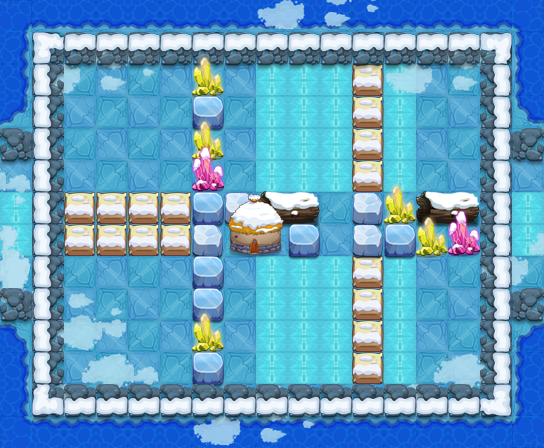

A 2D game scene composited from a Tiled map and its tileset images. What follows is a short description and the map's XML, with each tile layer's data collapsed to a summary:
An orthogonal 17x14 tile map with 32x32 px tiles, 13 tile layers (PASS, 块层 2, 块层 17, 块层 16, ...) and 15 objects (10x TRAP, 4x bybjx4, PLAYER).

<map version="1.0" orientation="orthogonal" width="17" height="14" tilewidth="32" tileheight="32">
 <properties>
  <property name="DESTRY1" value="96" />
  <property name="DESTRY2" value="98" />
  <property name="DESTRY3" value="219" />
  <property name="DESTRY4" value="119" />
  <property name="DESTRY_COUNT" value="4" />
  <property name="EXP" value="1370" />
  <property name="ITEM" value="D053" />
  <property name="LOSE_SCRIPT" value="" />
  <property name="MONEY" value="2055" />
  <property name="START_SCRIPT" value="" />
  <property name="WIN_SCRIPT" value="" />
 </properties>
 <tileset firstgid="1" name="jdbl2" tilewidth="32" tileheight="32">
  <image source="jdbl2.png" width="500" height="500" />
 </tileset>
 <layer name="PASS" width="17" height="14">
  <data>[238 cells, 148 non-empty, 11 distinct tile ids]</data>
 </layer>
 <layer name="块层 2" width="17" height="14">
  <data>[238 cells, 152 non-empty, 13 distinct tile ids]</data>
 </layer>
 <layer name="块层 17" width="17" height="14">
  <data>[238 cells, 58 non-empty, 9 distinct tile ids]</data>
 </layer>
 <layer name="块层 16" width="17" height="14">
  <data>[238 cells, 80 non-empty, 9 distinct tile ids]</data>
 </layer>
 <layer name="块层 3" width="17" height="14">
  <data>[238 cells, 54 non-empty, 1 distinct tile ids]</data>
 </layer>
 <layer name="块层 4" width="17" height="14">
  <data>[238 cells, 50 non-empty, 2 distinct tile ids]</data>
 </layer>
 <layer name="块层 5" width="17" height="14">
  <data>[238 cells, 24 non-empty, 8 distinct tile ids]</data>
 </layer>
 <layer name="SHELTER 9" width="17" height="14">
  <data>[238 cells, 1 non-empty, 1 distinct tile ids]</data>
 </layer>
 <layer name="SHELTER 6" width="17" height="14">
  <data>[238 cells, 4 non-empty, 4 distinct tile ids]</data>
 </layer>
 <layer name="SHELTER 5" width="17" height="14">
  <data>[238 cells, 5 non-empty, 3 distinct tile ids]</data>
 </layer>
 <layer name="SHELTER 4" width="17" height="14">
  <data>[238 cells, 1 non-empty, 1 distinct tile ids]</data>
 </layer>
 <layer name="SHELTER 3" width="17" height="14">
  <data>[238 cells, 1 non-empty, 1 distinct tile ids]</data>
 </layer>
 <layer name="SHELTER 1" width="17" height="14">
  <data>[238 cells, 2 non-empty, 2 distinct tile ids]</data>
 </layer>
 <objectgroup name="对象层 1" width="17" height="14">
  <object name="PLAYER" type="PLAYER" x="64" y="64" width="32" height="32" />
  <object name="bybjx4" x="96" y="320" width="32" height="32">
   <properties>
    <property name="buff_type" value="ice_shell" />
    <property name="lua_ai" value="monster_bybjx_ai" />
    <property name="quality" value="bybjx4.quality" />
   </properties>
  </object>
  <object name="bybjx4" x="288" y="64" width="32" height="32">
   <properties>
    <property name="buff_type" value="ice_shell" />
    <property name="lua_ai" value="monster_bybjx_ai" />
    <property name="quality" value="bybjx4.quality" />
   </properties>
  </object>
  <object name="bybjx4" x="416" y="96" width="32" height="32">
   <properties>
    <property name="buff_type" value="ice_shell" />
    <property name="lua_ai" value="monster_bybjx_ai" />
    <property name="quality" value="bybjx4.quality" />
   </properties>
  </object>
  <object name="bybjx4" x="416" y="320" width="32" height="32">
   <properties>
    <property name="buff_type" value="ice_shell" />
    <property name="lua_ai" value="monster_bybjx_ai" />
    <property name="quality" value="bybjx4.quality" />
   </properties>
  </object>
  <object name="ice_road" type="TRAP" x="256" y="64" width="96" height="128">
   <properties>
    <property name="lua_ai" value="ice_road_ai" />
   </properties>
  </object>
  <object name="ice_road" type="TRAP" x="384" y="64" width="32" height="128">
   <properties>
    <property name="lua_ai" value="ice_road_ai" />
   </properties>
  </object>
  <object name="ice_road" type="TRAP" x="256" y="256" width="96" height="128">
   <properties>
    <property name="lua_ai" value="ice_road_ai" />
   </properties>
  </object>
  <object name="ice_road" type="TRAP" x="384" y="256" width="32" height="128">
   <properties>
    <property name="lua_ai" value="ice_road_ai" />
   </properties>
  </object>
  <object name="mp1" type="TRAP" x="160" y="256" width="32" height="32">
   <properties>
    <property name="trap_ani" value="mp.actor" />
    <property name="trap_floor" value="true" />
    <property name="trap_id" value="0" />
    <property name="trap_script" value="trap_moveto(&quot;PLAYER&quot;, &quot;mp1&quot;,target(&quot;mp2&quot;):getX(),target(&quot;mp2&quot;):getY() );" />
    <property name="trap_sound_id" value="1" />
    <property name="trap_start_mode" value="0" />
    <property name="trap_state" value="open" />
   </properties>
  </object>
  <object name="mp2" type="TRAP" x="224" y="160" width="32" height="32">
   <properties>
    <property name="trap_ani" value="mp.actor" />
    <property name="trap_floor" value="true" />
    <property name="trap_id" value="0" />
    <property name="trap_script" value="trap_moveto(&quot;PLAYER&quot;, &quot;mp2&quot;,target(&quot;mp1&quot;):getX(),target(&quot;mp1&quot;):getY() );" />
    <property name="trap_sound_id" value="1" />
    <property name="trap_start_mode" value="0" />
    <property name="trap_state" value="open" />
   </properties>
  </object>
  <object name="mp3" type="TRAP" x="160" y="160" width="32" height="32">
   <properties>
    <property name="trap_ani" value="mp.actor" />
    <property name="trap_floor" value="true" />
    <property name="trap_id" value="0" />
    <property name="trap_script" value="trap_moveto(&quot;PLAYER&quot;, &quot;mp3&quot;,target(&quot;mp4&quot;):getX(),target(&quot;mp4&quot;):getY() );" />
    <property name="trap_sound_id" value="1" />
    <property name="trap_start_mode" value="0" />
    <property name="trap_state" value="open" />
   </properties>
  </object>
  <object name="mp4" type="TRAP" x="224" y="256" width="32" height="32">
   <properties>
    <property name="trap_ani" value="mp.actor" />
    <property name="trap_floor" value="true" />
    <property name="trap_id" value="0" />
    <property name="trap_script" value="trap_moveto(&quot;PLAYER&quot;, &quot;mp4&quot;,target(&quot;mp3&quot;):getX(),target(&quot;mp3&quot;):getY() );" />
    <property name="trap_sound_id" value="1" />
    <property name="trap_start_mode" value="0" />
    <property name="trap_state" value="open" />
   </properties>
  </object>
  <object name="staff_driger_control" type="TRAP" x="0" y="416" width="32" height="32">
   <properties>
    <property name="trap_delay" value="10" />
    <property name="trap_id" value="0" />
    <property name="trap_script" value="trap(&quot;staff_driger&quot;):setOpened(true);" />
    <property name="trap_start_mode" value="2" />
    <property name="trap_state" value="open" />
   </properties>
  </object>
  <object name="staff_driger" type="TRAP" x="448" y="256" width="32" height="32">
   <properties>
    <property name="trap_ani" value="driger.actor" />
    <property name="trap_floor" value="true" />
    <property name="trap_id" value="0" />
    <property name="trap_script" value="target(&quot;PLAYER&quot;):setCurrentUseSkill(  make_fire_staff_skill()  );target(&quot;PLAYER&quot;):setEffectAnimateName(&quot;find_player.ani&quot;);trap(&quot;staff_driger&quot;):setOpened(false)" />
    <property name="trap_start_mode" value="0" />
    <property name="trap_state" value="open" />
   </properties>
  </object>
 </objectgroup>
</map>
